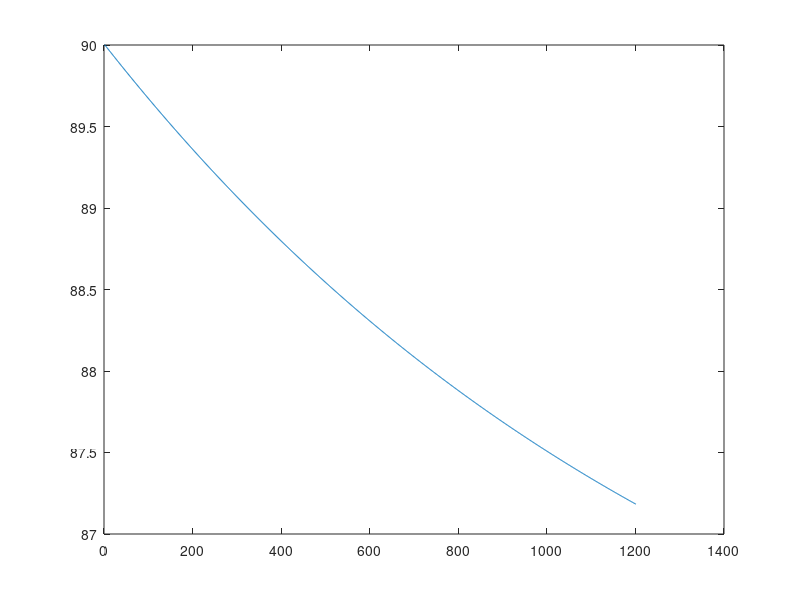
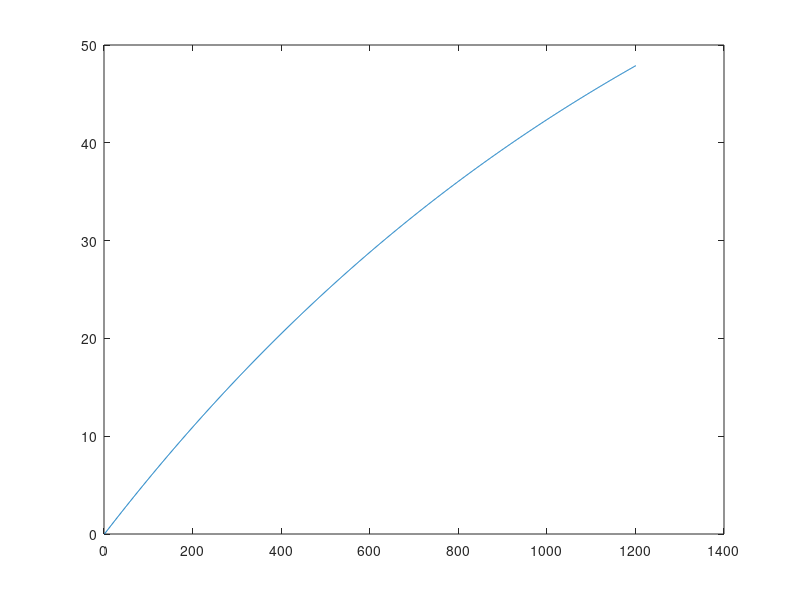

Reproduce these figures in MATLAB, in order.
clc;
clear all;
%Note to self BUG IN CODE !!! T_Cold Explodes! 
m_H2O = 500.0; %kg 
X_Fe = 3.0; %m
y_Fe = 10.0; %m
rho_Fe = 7.87E03; %Kg/m^3
V_Fe = X_Fe * y_Fe; %m^3
m_Fe  = rho_Fe / V_Fe; %kg
k_Fe = 80.4; %w/m*k
A_Fe = X_Fe*y_Fe;
c_H2O = 4190.0; % J/kg*K
c_Fe = 470; % J/kg*K
%temperatures
T_Hot_H2O = (90.0+273.15);
T_Cold_H2O = (0);
T_Cold_Fe = (0+273.15);
dt = 0.1; %s 

%Conduction dQ = dt*k*A*(t_h - t_c)/L
% Heat requirement to change temperature dQ=mcdT

T_Hot_Fe_matrix = [];
T_Cold_H2O_matrix = [];
%starting temps to matrix 
T_Cold_H2O_matrix = [T_Cold_H2O_matrix, T_Hot_H2O-273.15]; 
T_Hot_Fe_matrix = [T_Hot_Fe_matrix, T_Cold_Fe-273.15];
for i = 1:1200
  %Transferred heat capacity
  Q = k_Fe.*A_Fe.*((T_Hot_H2O-T_Cold_Fe)./X_Fe).*dt;
  %Water cooling 
  T_Cold_H2O = T_Hot_H2O - (Q./(m_H2O.*c_H2O));
  %Fe temperature increase by thermal coduction
  T_Hot_Fe = (Q./(m_Fe.*c_Fe)) + T_Cold_Fe;
 
  %data gathering and value change
  T_Cold_H2O_matrix = [T_Cold_H2O_matrix, T_Hot_H2O-273.15];
  T_Hot_H2O = T_Cold_H2O;
  T_Cold_Fe = T_Hot_Fe;
  T_Hot_Fe_matrix = [T_Hot_Fe_matrix, T_Hot_Fe-273.15];
endfor
figure(1);
plot(T_Cold_H2O_matrix);
figure(2);
plot(T_Hot_Fe_matrix);

